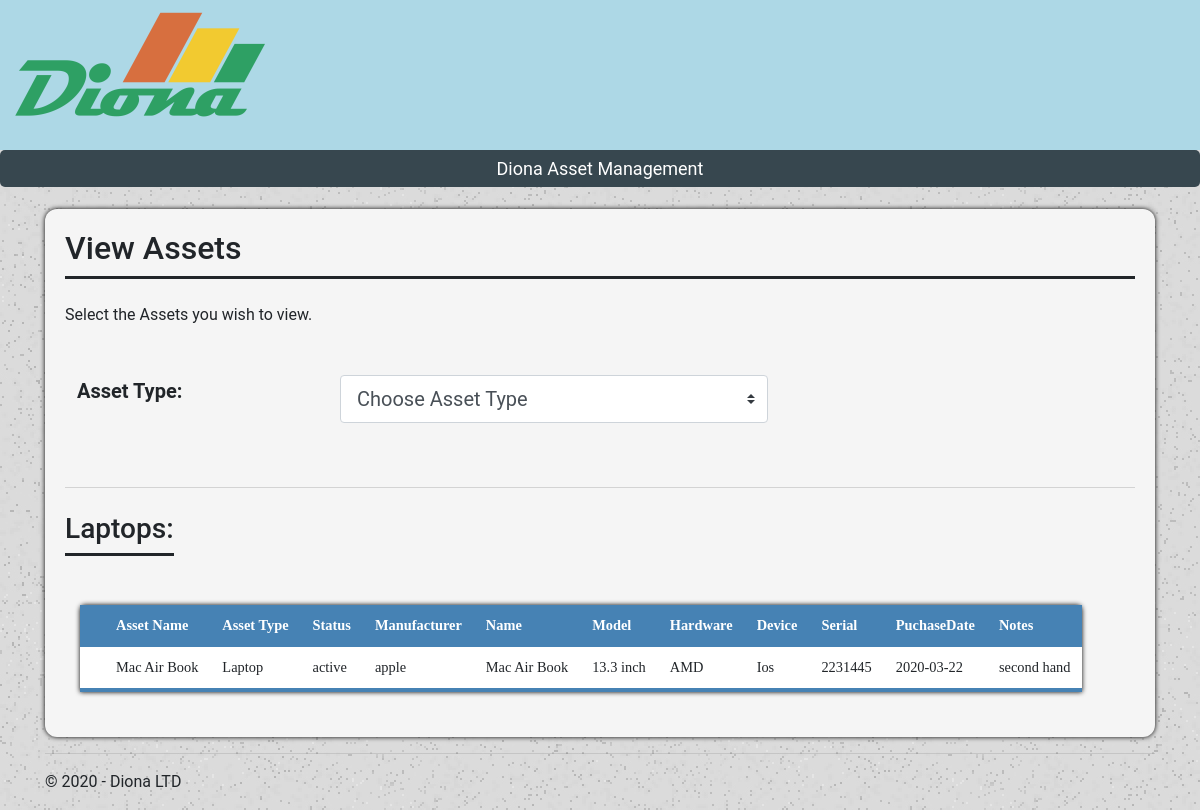
Screenshot of /userview/laptop with the database file from the repository.
### tables this page shows
CREATE TABLE `Asset` (
                                            `asset_id` integer,
                                            `assetType_id` integer NOT NULL,
                                            `asset_name` TEXT NOT NULL,
                                            PRIMARY KEY (`asset_id`)
                                            FOREIGN KEY (`assetType_id`) REFERENCES `AssetType` (`assetType_id`));

CREATE TABLE `AssetType` (
                                            `assetType_id` integer,
                                            `assetType_name` TEXT NOT NULL,
                                            PRIMARY KEY (`assetType_id`));

### EX1/views.py (the view)
@app.route('/userview/laptop')
def laptop():
        types = dbHandler.getAllAssetType()
        conn = sqlite3.connect(r"diona.db")
        cur = conn.cursor()
        name_types = cur.execute("SELECT a.asset_name , t.assetType_name, GROUP_CONCAT(d.key_value) FROM AssetDetails d, AssetType t INNER JOIN Asset a on a.asset_id = d.asset_id AND a.assetType_id = t.assetType_id WHERE t.assetType_name = 'Laptop' GROUP BY a.asset_id")
        rows = name_types.fetchall()
        results = [0 for x in range(len(rows))]
        for x in range(len(rows)):
            results[x] = rows[x][2].split(',')
        cur2 = conn.cursor()
        details_keys = cur2.execute("SELECT a.asset_name, GROUP_CONCAT(d.key_name) FROM AssetDetails d, AssetType t INNER JOIN Asset a on a.asset_id = d.asset_id AND a.assetType_id = t.assetType_id WHERE t.assetType_name = 'Laptop' GROUP BY a.asset_id")
        return render_template('userview_laptop.html',
                                title='User View',
                                rows = rows,
                                res = results,
                                keys = details_keys.fetchall()[0][1].split(','),
                                type = types,
                                year=datetime.now().year)

### EX1/models.py (called while the page is built)
def create_connection(db_file):
    conn = None
    try:
        conn = sqlite3.connect(db_file)
    except Error as e:
        print(e)
    return conn

def getAllAssetType():
    con = create_connection("diona.db")
    try:
        with con:
            cur = con.cursor()
            cur.execute("SELECT DISTINCT assetType_name FROM AssetType")
            rows = cur.fetchall()
            return rows
    except sqlite3.IntegrityError:
        print ("couldn't add data")
    con.close()

### EX1/templates/userview_laptop.html (shortened to what this page needs)
{% extends "layout_user.html" %}
{% block content %}
<div class="viewContainer">
    <div class="siteHeader">
        <h2>View Assets</h2>
    </div>
    <br>
    <p>Select the Assets you wish to view.</p>
    <br>
    <div class="row">
        <div class="col-3" style="justify-content: center;">
            <label class="col-form-label col-form-label-lg" for="searchBox1"><strong>Asset Type:</strong></label>
        </div>
        <div class="col-5" style="justify-content: center;">
            <select class="custom-select custom-select-lg mb-3" id="searchBox1" onchange="location = this.value;">
                <option selected>Choose Asset Type</option>
            </select>
        </div>
    </div>
    <br>
    <br>
    <div id="loginUserview"></div>
    <br>
    <div class="container" style="overflow-x:auto;">
        <div class="row">
            <div class="siteHeader">
                <h3>Laptops:</h3>
            </div>
        </div>
        <br>
        <table class="view-table">
            <thead>
                <tr>
                    <th scope="row"> </th>
                    <th> Asset Name </th>
                    <th> Asset Type </th>
                    {%  for x in keys: %}
                    <th> {{ x }} </th>
                    {% endfor %}
                </tr>
            </thead>
            {%  for row in range(rows|length): %}
            <tbody>
                <tr>
                    <th scope="row"></th>
                    <td>{{ rows[row][0] }}</td>
                    <td>{{ rows[row][1] }}</td>
                    {%  for x in res[row]: %}
                    <td>{{ x }}</td>
                    {% endfor %}
                </tr>
            </tbody>
            {% endfor %}
        </table>
    </div>
</div>
{% endblock %}

### EX1/static/styles.css (style rules this page uses)
body { font-family: Roboto, Arial, sans-serif; background-image: url('/static/image/boxed-bg.jpg'); margin: 0; height: 100%; }
.siteHeader { text-align: left; font-family: Roboto, Arial, sans-serif; font-size: 14px; border-bottom: 3px solid #212529; color: #212529; }
.viewContainer { background-color: #F5F5F5; justify-content: center; padding: 20px; margin-top: 2%; border-bottom: 2%; box-shadow: 0 0 5px rgba(0, 0, 0, 15); border-radius: 12px; overflow-x: auto; }
.row:after { content: ""; display: table; clear: both; }
label { padding-top: 12px; padding-right: 12px; padding-left: 12px; display: inline-block; }
input[type= text], [type= email], select, textarea { width: 100%; padding: 12px; margin: 8px 0; display: inline-block; border: 1px solid #ccc; border-radius: 4px; box-sizing: border-box; resize: vertical; }
.view-table { border-collapse: collapse; margin: 25px 0px; font-size: 0.9em; min-width: 400px; border-radius: 5px 5px 0 0; box-shadow: 0 0 5px rgba(0, 0, 0, 15); font-family: Calibri; }
.view-table thead tr { background-color: #4682B4; color: white; font-weight: bold; }
.view-table thead th { text-align: left; }
.view-table th, .view-table td { padding: 10px 12px; }
.view-table tbody tr { border-bottom: 1px solid #dddddd; }
.view-table tbody:last-of-type { border-bottom: 4px solid #4682B4; }
.view-table tbody { background-color: #f3f3f3; }
.view-table tbody:nth-child(2n) { background-color: white; }
#loginUserview { border-top: lightgrey 1px solid; text-align: center; }

### rows the page displays
AssetType: assetType_name "Laptop", x "active" "apple" "Mac Air Book" "13.3 inch" "AMD" "Ios" "2231445" "2020-03-22" "second hand"
Asset: asset_name "Mac Air Book"

### other values shown
{{ x }} "Status" "Manufacturer" "Name" "Model" "Hardware" "Device" "Serial" "PuchaseDate" "Notes"
